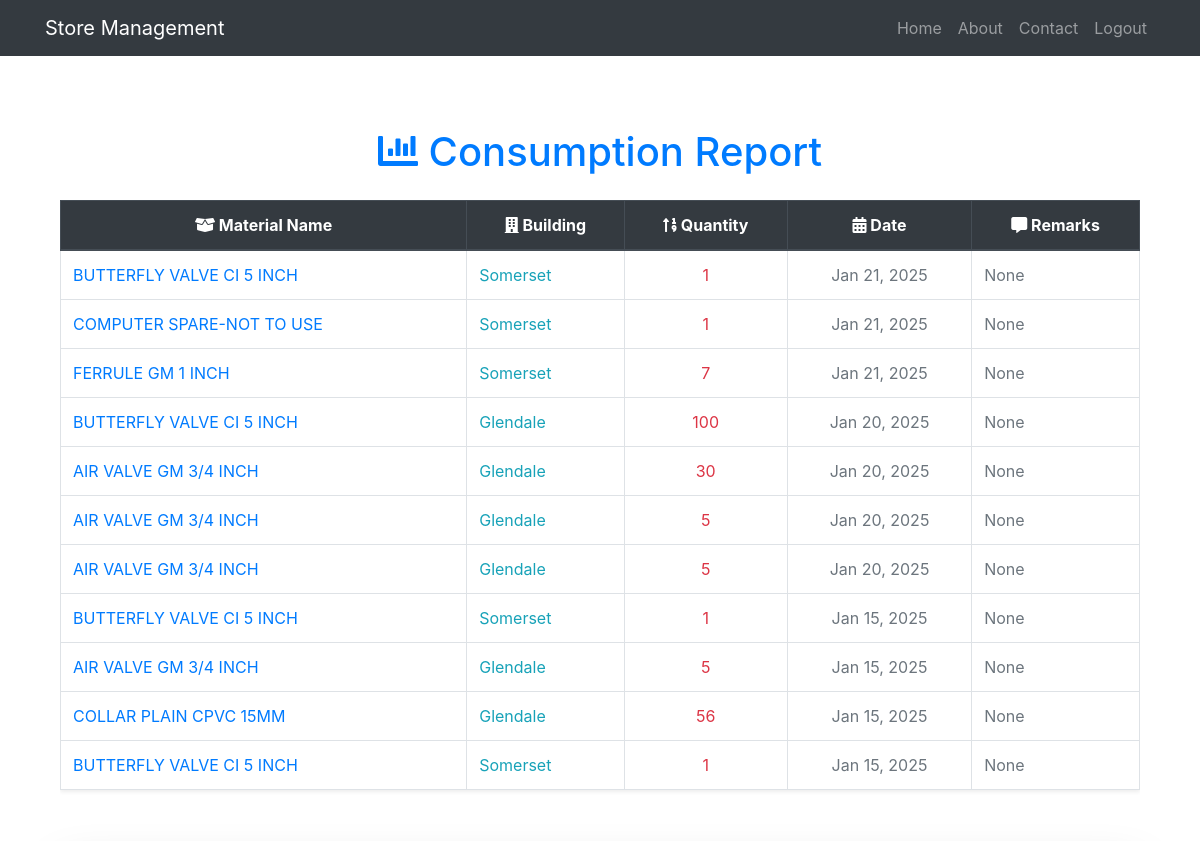
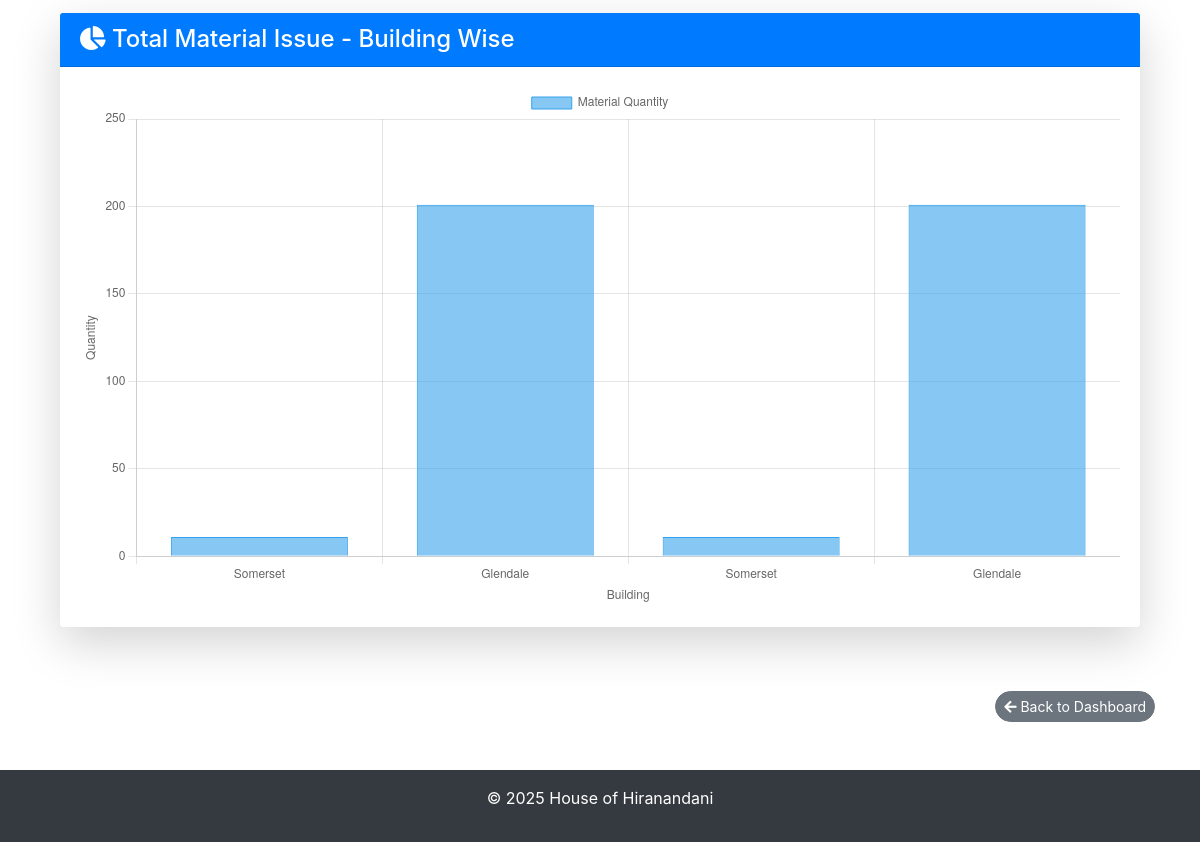
/consumption_report/ (signed in), run on an earlier commit of the app's database (2 pictures, top to bottom).
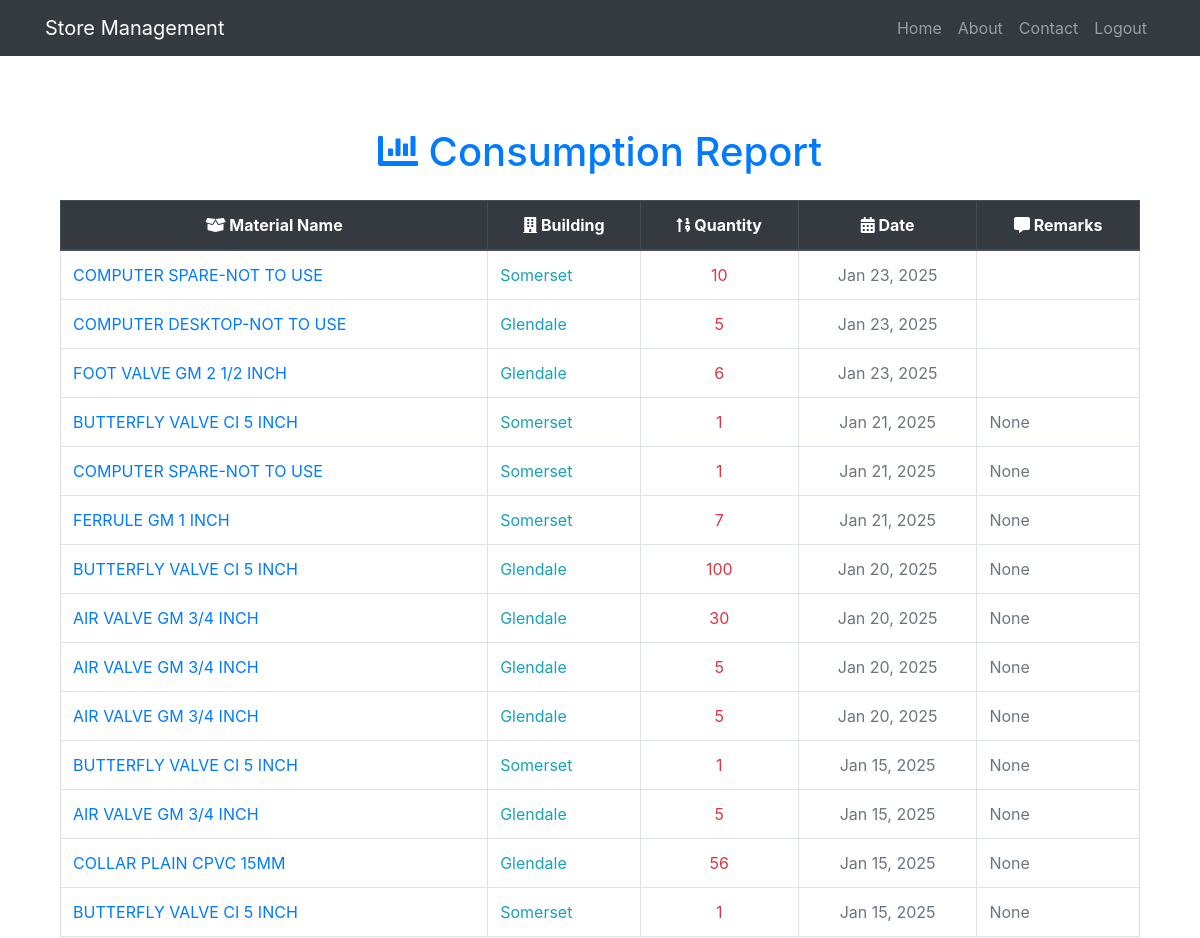
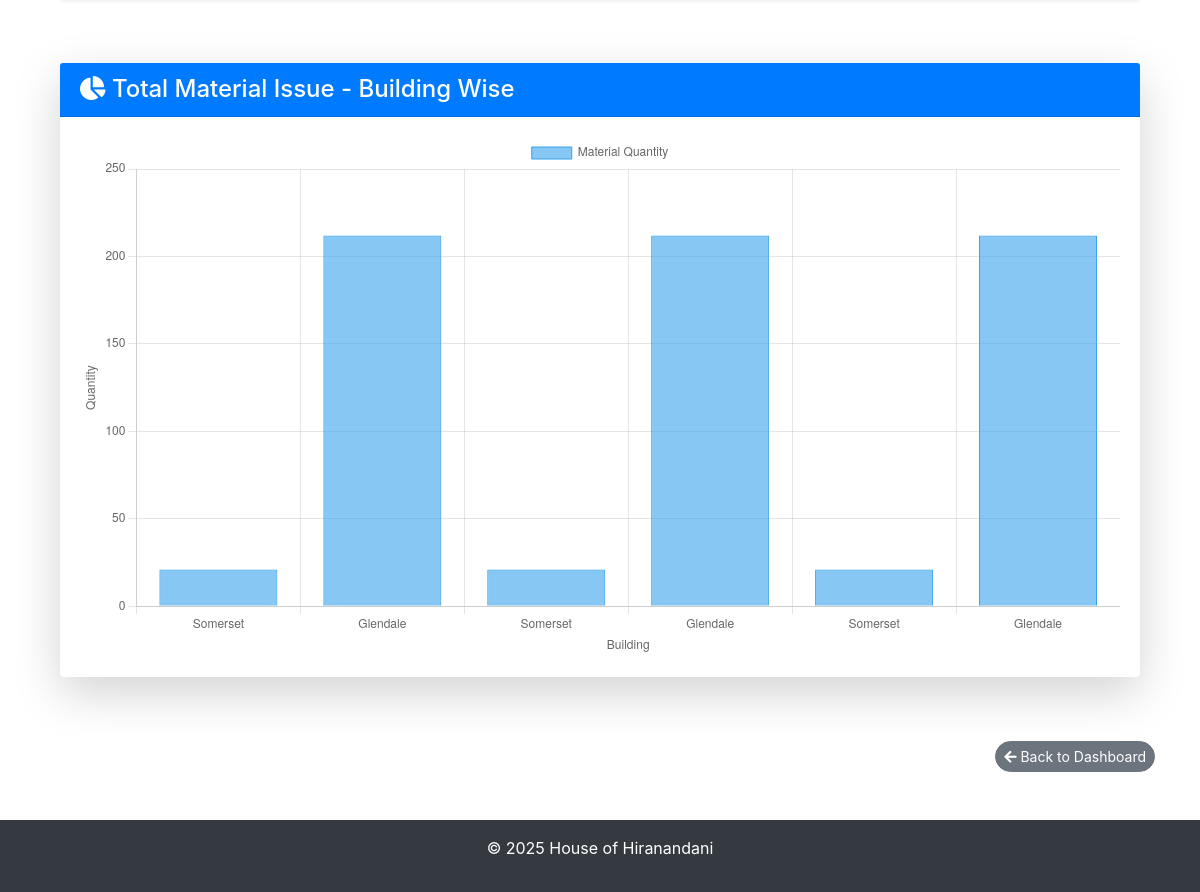
And on a later commit of the database (2 pictures, top to bottom).
### warehouse/models.py (models this page shows, shortened)
class MaterialConsumption(models.Model):
    building = models.ForeignKey(Building, on_delete=models.CASCADE, related_name="consumptions")
    material = models.ForeignKey(Material, on_delete=models.CASCADE, related_name="consumptions")
    quantity = models.PositiveIntegerField()
    remarks = models.TextField(blank=True, null=True)
    date = models.DateField(auto_now_add=True)

class Material(models.Model):
    MATERIAL_TYPES = [
        ('Admixtures', '1-Admixtures'),
        ('Aggregates', '2-Aggregates'),
        ('Blocks', '3-Blocks'),
        ('Boards and Panels', '4-Boards and Panels'),
        ('Bricks', '5-Bricks'),
        ('Cement - Grey', '6-Cement - Grey'),
        ('Cement - White', '7-Cement - White'),
        ('CI / DI Covers', '8-CI / DI Covers'),
        ('CP Fittings', '9-CP Fittings'),
        ('Door Fittings', '10-Door Fittings'),
        ('Doors and Windows', '11-Doors and Windows'),
        ('Electrical Items', '12-Electrical Items'),
        ('Fabrics', '13-Fabrics'),
        ('Fuels', '14-Fuels'),
        ('Furniture', '15-Furniture'),
        ('Gates and Grills', '16-Gates and Grills'),
        ('GI Covers', '17-GI Covers'),
        ('Granite', '18-Granite'),
        ('Gypsum Vermiculite', '19-Gypsum Vermiculite'),
        ('Hardware', '20-Hardware'),
        ('Heaters and Coolers', '21-Heaters and Coolers'),
        ('Horticulture', '22-Horticulture'),
        ('IT Hardware', '23-IT Hardware'),
        ('IT Software', '24-IT Software'),
        ('Kitchen Equipments', '25-Kitchen Equipments'),
        ('Locks', '26-Locks'),
        ('Marble', '27-Marble'),
        ('Mechanical Spares', '28-Mechanical Spares'),
        ('Medicines', '29-Medicines'),
        ('Mirrors and Glass', '30-Mirrors and Glass'),
        ('General Items', '31-General Items'),
        ('Oils and Lubricants', '32-Oils and Lubricants'),
        ('Paints', '33-Paints'),
        ('Paver Blocks', '34-Paver Blocks'),
        ('Pest Control', '35-Pest Control'),
        ('Pipes/Pipe Fittings', '36-Pipes/Pipe Fittings'),
        ('Plant and Machinery', '37-Plant and Machinery'),
        ('Plumbing Items', '38-Plumbing Items'),
        ('Pre-Cast Items', '39-Pre-Cast Items'),
        ('PVC Cover Blocks', '40-PVC Cover Blocks'),
        ('Safety Equipments', '41-Safety Equipments'),
        ('Sand', '42-Sand'),
        ('Sanitary Wares', '43-Sanitary Wares'),
        ('Sealants/Adhesives', '44-Sealants/Adhesives'),
        ('Shuttering Materials', '45-Shuttering Materials'),
        ('Stationery', '46-Stationery'),
        ('Steel - Re Bars', '47-Steel - Re Bars'),
        ('Stones', '48-Stones'),
        ('Stoneware Pipes', '49-Stoneware Pipes'),
        ('Structural Steel', '50-Structural Steel'),
        ('TDR', '51-TDR'),
        ('Tiles', '52-Tiles'),
        ('Tools', '53-Tools'),
        ('Water', '54-Water'),
        ('Wood and Timber', '55-Wood and Timber'),
        ('Wooden Flooring', '56-Wooden Flooring'),
        ('Scrap Material', '57-Scrap Material'),
        ('BMS Systems', '58-BMS Systems'),
        ('Concrete', '59-Concrete'),
        ('Modular Kitchen', '60-Modular Kitchen'),
        ('Vehicle', '61-Vehicle'),
        ('Flat Re-purchase', '62-Flat Re-purchase'),
        ('White Goods', '63-White Goods'),
        ('Interior Items', '64-Interior Items'),
        ('Hotel', '65-Hotel'),
        ('Travel', '66-Travel'),
        ('Architect Foreign', '501-Architect Foreign'),
        ('Architect Local', '502-Architect Local'),
        ('BMS System', '503-BMS System'),
        ('Cabling Works', '504-Cabling Works'),
        ('Carpentry  Work', '505-Carpentry  Work'),
        ('Civil  Work', '506-Civil  Work'),
        ('D.G.Sets', '507-D.G.Sets'),
        ('Earthwork', '508-Earthwork'),
        ('Electrical work', '509-Electrical work'),
        ('Elevators', '510-Elevators'),
        ('Fabrication Work', '511-Fabrication Work'),
        ('False Ceiling Work', '512-False Ceiling Work'),
        ('Fire Fighting Sys.', '513-Fire Fighting Sys.'),
        ('Flooring&Dado Tiling', '514-Flooring&Dado Tiling'),
        ('Gas Connection', '515-Gas Connection'),
        ('Glass  Works', '516-Glass  Works'),
        ('H.V.A.C.System', '517-H.V.A.C.System'),
        ('Hydropnuematic Sys.', '518-Hydropnuematic Sys.'),
        ('Infrastructure Works', '519-Infrastructure Works'),
        ('Land  Dev. work', '520-Land  Dev. work'),
        ('LandScape work - Ext', '521-LandScape work - Ext'),
        ('Misc.Labour Work', '522-Misc.Labour Work'),
        ('Painting Work - Exte', '523-Painting Work - Exte'),
        ('Painting Work - Inte', '524-Painting Work - Inte'),
        ('Piling Work', '525-Piling Work'),
        ('Plumb.&Drainage Work', '526-Plumb.&Drainage Work'),
        ('Polishing works', '527-Polishing works'),
        ('Gypsum Plaster Work', '528-Gypsum Plaster Work'),
        ('PVC Doors and Porta', '529-PVC Doors and Porta'),
        ('R&M Building', '530-R&M Building'),
        ('R&M FireFightingSys.', '531-R&M FireFightingSys.'),
        ('R&M HVAC', '532-R&M HVAC'),
        ('R&M Other Asset', '533-R&M Other Asset'),
        ('R&M Plant & M/C', '534-R&M Plant & M/C'),
        ('R.C.C. Consultant', '535-R.C.C. Consultant'),
        ('Rain Water Harvestin', '536-Rain Water Harvestin'),
        ('RMC', '537-RMC'),
        ('Road & Drainage Work', '538-Road & Drainage Work'),
        ('SewageTreatmentPlant', '539-SewageTreatmentPlant'),
        ('Soil Investigation', '540-Soil Investigation'),
        ('Struct. Steel Work', '541-Struct. Steel Work'),
        ('Technical Consultant', '542-Technical Consultant'),
        ('Telecom system', '543-Telecom system'),
        ('Traffic Signal & Sig', '544-Traffic Signal & Sig'),
        ('Transport Services', '545-Transport Services'),
        ('Vigilance CCTV Sys.', '546-Vigilance CCTV Sys.'),
        ('Watermain works', '547-Watermain works'),
        ('Waterproofing Work', '548-Waterproofing Work'),
        ('WaterTreatmentPlant', '549-WaterTreatmentPlant'),
        ('Al. window/str. glaz', '550-Al. window/str. glaz'),
        ('Hiring Charges - equ', '551-Hiring Charges - equ'),
        ('Solar Hot water syst', '552-Solar Hot water syst'),
        ('LandSc.Garden works', '553-LandSc.Garden works'),
        ('Acid Washing', '554-Acid Washing'),
        ('Compound Wall works', '555-Compound Wall works'),
        ('Internal Services', '556-Internal Services'),
        ('Interior Work', '557-Interior Work'),
        ('Security Services', '558-Security Services'),
        ('Project Construction', '559-Project Construction'),
        ('Sales & Marketing', '560-Sales & Marketing'),
        ('Pest Control Work', '561-Pest Control Work'),
        ('Wooden Flooring Work', '562-Wooden Flooring Work'),
        ('Material Testing', '563-Material Testing'),
        ('R&M Vehicle', '564-R&M Vehicle'),
        ('Service Tax', '565-Service Tax'),
        ('Professional Consult', '566-Professional Consult'),
        ('HR', '567-HR'),
        ('Construction Service', '568-Construction Service'),
        ('Earth Filling Work', '569-Earth Filling Work'),
        ('Fencing & Boundary', '570-Fencing & Boundary'),
        ('Rock cutting work', '571-Rock cutting work'),
        ('Air Conditioning Wrk', '572-Air Conditioning Wrk'),
        ('IT Services', '573-IT Services'),
        ('Legal Services', '574-Legal Services'),
        ('Lease material group', '575-Lease material group'),
        ('Lease mat grp LEASE', '576-Lease mat grp LEASE'),
    ]
    name = models.CharField(max_length=255, unique=True,null=False)
    material_type = models.CharField(max_length=50, choices=MATERIAL_TYPES)  # Type of material
    hsn_code = models.CharField(max_length=15,null=True,blank=True, default=None)
    material_code = models.CharField(max_length=100, unique=True,null=True,blank=True,default=None)

class Building(models.Model):
    name = models.CharField(max_length=255)  # Name of the building/project
    location = models.CharField(max_length=255)  # Location of the building
    project_manager = models.CharField(max_length=255)  # Name of the project manager
    date_added = models.DateField()  # Date when the building was added to the system

### warehouse/views.py (the view)
# urls.py: path('consumption_report/', views.consumption_report, name='consumption_report'),
@login_required
def consumption_report(request):
    consumptions = MaterialConsumption.objects.select_related('building', 'material').all().order_by('-date')
    building_labels = list(consumptions.values_list('building__name', flat=True).distinct())
    material_quantities = [
        consumptions.filter(building__name=label).aggregate(total=Sum('quantity'))['total'] or 0
        for label in building_labels
    ]
    return render(request, 'warehouse/consumption_report.html', {
        'consumptions': consumptions,
        'building_labels': building_labels,
        'material_quantities': material_quantities,
    })

### warehouse/templates/warehouse/consumption_report.html (shortened to what this page needs)
{% extends 'warehouse/base.html' %}
{% load static %}
{% block content %}
<div class="container my-5">
    <h1 class="text-center text-primary mb-4">
        <i class="fas fa-chart-bar me-2"></i> Consumption Report
    </h1>
    <div class="table-responsive mb-5">
        <table class="table table-hover table-bordered shadow-sm">
            <thead class="thead-dark">
                <tr class="text-center">
                    <th><i class="fas fa-box-open me-2"></i> Material Name</th>
                    <th><i class="fas fa-building me-2"></i> Building</th>
                    <th><i class="fas fa-sort-numeric-up me-2"></i> Quantity</th>
                    <th><i class="fas fa-calendar-alt me-2"></i> Date</th>
                    <th><i class="fas fa-comment-alt me-2"></i> Remarks</th>
                </tr>
            </thead>
            <tbody>
                {% for consumption in consumptions %}
                    <tr>
                        <td class="text-primary">{{ consumption.material.name }}</td>
                        <td class="text-info">{{ consumption.building.name }}</td>
                        <td class="text-center text-danger">{{ consumption.quantity }}</td>
                        <td class="text-center text-muted">{{ consumption.date|date:"M d, Y" }}</td>
                        <td class="text-secondary">{{ consumption.remarks  }}</td>
                    </tr>
                {% empty %}
                    <tr>
                        <td colspan="5" class="text-center text-warning">
                            <i class="fas fa-exclamation-circle me-2"></i> No consumption records found.
                        </td>
                    </tr>
                {% endfor %}
            </tbody>
        </table>
    </div>
    <div class="card shadow-lg border-0 rounded-4">
        <div class="card-header bg-primary text-white">
            <h4 class="mb-0"><i class="fas fa-chart-pie me-2"></i> Total Material Issue - Building Wise</h4>
        </div>
        <div class="card-body">
            <canvas id="materialIssueChart"></canvas>
        </div>
    </div>
</div>
<script>
    document.addEventListener('DOMContentLoaded', function() {
        const ctx = document.getElementById('materialIssueChart').getContext('2d');
        // Data for Chart
        const buildingLabels = {{ building_labels|safe }};
        const materialQuantities = {{ material_quantities | safe }};
        // Create Chart
        new Chart(ctx, {
            type: 'bar',
            data: {
                labels: buildingLabels,
                datasets: [{
                    label: 'Material Quantity',
                    data: materialQuantities,
                    backgroundColor: 'rgba(54, 162, 235, 0.6)',
                    borderColor: 'rgba(54, 162, 235, 1)',
                    borderWidth: 1
                }]
            },
            options: {
                responsive: true,
                scales: {
                    y: {
                        beginAtZero: true,
                        title: {
                            display: true,
                            text: 'Quantity'
                        }
                    },
                    x: {
                        title: {
                            display: true,
                            text: 'Building'
                        }
                    }
                }
            }
        });
    });
</script>
{% endblock %}

### warehouse/templates/warehouse/base.html (shortened to what this page needs)
{% load static %}
<!DOCTYPE html>
<html lang="en">
<head>
    <link rel="stylesheet" href="https://stackpath.bootstrapcdn.com/bootstrap/4.5.2/css/bootstrap.min.css">
    <link rel="stylesheet" href="{% static 'css/styles.css' %}">
    <link href="https://cdn.jsdelivr.net/npm/select2@4.1.0-rc.0/dist/css/select2.min.css" rel="stylesheet" />
    <link rel="stylesheet" href="https://cdnjs.cloudflare.com/ajax/libs/font-awesome/5.15.4/css/all.min.css">
</head>
<body>
    <nav class="navbar navbar-expand-lg navbar-dark bg-dark">
        <div class="container">
            <a class="navbar-brand" href="{% url 'dashboard' %}"> Store Management</a>
            <div class="collapse navbar-collapse" id="navbarNav">
                <ul class="navbar-nav ms-auto">
                    <li class="nav-item"><a class="nav-link" href="#">Home</a></li>
                    <li class="nav-item"><a class="nav-link" href="#">About</a></li>
                    <li class="nav-item"><a class="nav-link" href="#">Contact</a></li>
                    {% if user.is_authenticated %}
                        <li class="nav-item">
                            <a class="nav-link" href="{% url 'logout' %}">Logout</a>
                        </li>
                    {% else %}
                        <li class="nav-item">
                            <a class="nav-link" href="{% url 'login' %}">Login</a>
                        </li>
                    {% endif %}
                </ul>
            </div>
        </div>
    </nav>
    <div class="container mt-4">
        {% block content %}
        {% endblock %}
    </div>
    {% if request.resolver_match.url_name != 'dashboard' %}
    <div class="container mt-3">
        <div class="d-flex justify-content-end">
            <a href="{% url 'dashboard' %}" class="btn btn-secondary btn-sm rounded-pill">
                <i class="fas fa-arrow-left me-2"></i> Back to Dashboard
            </a>
        </div>
    </div>
    {% endif %}
    <footer class="footer bg-dark text-white text-center py-3 mt-5">
        <p>&copy; 2025 House of Hiranandani</p>
    </footer>
</body>
</html>

### warehouse/templates/warehouse/base.html (style rules this page uses)
.navbar-nav { margin-left: auto; align-items: center; }
html, body { height: 100%; margin: 0; display: flex; flex-direction: column; }
.container { flex: 1; }
.footer { position: relative; }
.btn-secondary { background-color: #6c757d; border-color: #6c757d; }

What changed in the data, as far as the page shows it:
added MaterialConsumption: material.name "COMPUTER SPARE-NOT TO USE", building.name "Somerset", quantity "10", date "Jan 23, 2025"
added MaterialConsumption: material.name "COMPUTER DESKTOP-NOT TO USE", building.name "Glendale", quantity "5", date "Jan 23, 2025"
added MaterialConsumption: material.name "FOOT VALVE GM 2 1/2 INCH", building.name "Glendale", quantity "6", date "Jan 23, 2025"
Also different on the page:
chart data {{ building_labels|safe }}: ['Somerset', 'Glendale', 'Somerset', 'Glendale'] → ['Somerset', 'Glendale', 'Somerset', 'Glendale', 'Somerset', 'Glendale']
chart data {{ material_quantities | safe }}: [11, 201, 11, 201] → [21, 212, 21, 212, 21, 212]
